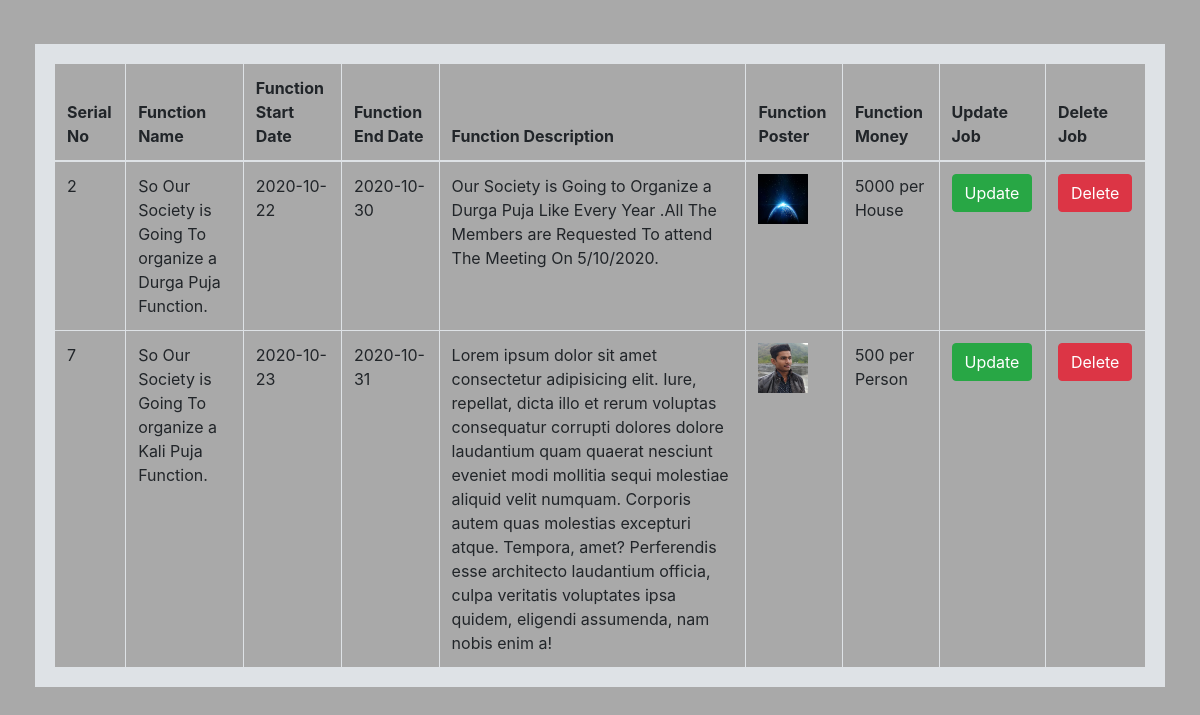
Page /view_function.php (signed in) on the committed database.
### tables this page shows
CREATE TABLE `function` (
  `function_slno` int(100) NOT NULL,
  `function_name` varchar(100) NOT NULL,
  `date_of_function` varchar(100) NOT NULL,
  `date_of_function_end` varchar(100) NOT NULL,
  `function_desp` varchar(10000) NOT NULL,
  `function_poster` varchar(100) NOT NULL,
  `function_money` varchar(500) NOT NULL
);

### view_function.php (the view, shortened to what this page needs)
<?php
    include 'dbconn.php';
if(!isset($_SESSION['loggedin']) && $_SESSION['user']=="admin"){
echo '
<div class="alert alert-danger" role="alert">
Login First
</div>';
}
else if(isset($_SESSION['loggedin']) && $_SESSION['user']==null){
    echo '
    <div class="alert alert-danger" role="alert">
    You are not an Admin
    </div>';
}
else if(!isset($_SESSION['loggedin']) && $_SESSION['user']==null){
    echo '
    <div class="alert alert-danger" role="alert">
    Login First
    </div>';
    }
    else{
?>
<!doctype html>
<html lang="en">
<head>
    <link rel="stylesheet" href="https://stackpath.bootstrapcdn.com/bootstrap/4.5.2/css/bootstrap.min.css"
>
</head>
<body style="background-color: darkgray;">
    <div class="container-fluid">
        <div class="card-body" style="overflow-x:auto;">
        <table class="table table-bordered my-4" style="border-width: 20px; ">
            <thead style="background-color:darkgray;">
                <tr>
                    <th scope="col">Serial No</th>
                    <th scope="col">Function Name</th>
                    <th scope="col">Function Start Date</th>
                    <th scope="col">Function End Date</th>
                    <th scope="col">Function Description</th>
                    <th scope="col">Function Poster</th>
                    <th scope="col">Function Money</th>
                    <th scope="col">Update Job</th>
                    <th scope="col">Delete Job</th>
                </tr>
            </thead>
            <tbody>
                <?php
$sql="select * from `function`";
$result=mysqli_query($conn,$sql);
while($row=mysqli_fetch_assoc($result)){
echo ' <tr>
<td>'.$row['function_slno'].'</td>
<td>'.$row['function_name'].'</td>
<td>'.$row['date_of_function'].'</td>
<td>'.$row['date_of_function_end'].'</td>
<td>'.$row['function_desp'].'</td>
<td><img src="Function/'.$row['function_poster'].'" alt="" height="50" width="50"></td>
<td>'.$row['function_money'].'</td>
<td> <a href="update_function.php?function_id='.$row['function_slno'].'"><button type="button" class="btn btn-success">Update</button></td></a>
<td><a href="delete_function.php?function_id='.$row['function_slno'].'"><button type="button" class="btn btn-danger">Delete</button></td></a>
</tr>';
}
?>
            </tbody>
        </table>
        </div>
    </div>
    <?php }?>
</body>
</html>

### view_function.php (style rules this page uses)
td, th { border: 1px solid #dddddd; text-align: left; padding: 8px; }

### rows in the picture
function: function_slno "2", function_name "So Our Society is Going To organize a Durga Puja Function.", date_of_function "2020-10-22", date_of_function_end "2020-10-30", function_desp "Our Society is Going to Organize a Durga Puja Like Every Year .All The Members are Requested To attend The Meeting On 5/10/2020.", function_poster (picture), function_money "5000 per House"
function: function_slno "7", function_name "So Our Society is Going To organize a Kali Puja Function.", date_of_function "2020-10-23", date_of_function_end "2020-10-31", function_desp "Lorem ipsum dolor sit amet consectetur adipisicing elit. Iure, repellat, dicta illo et rerum voluptas consequatur corrupti dolores dolore laudantium quam quaerat nesciunt eveniet modi mollitia sequi molestiae aliquid velit numquam. Corporis autem quas molestias excepturi atque. Tempora, amet? Perferendis esse architecto laudantium officia, culpa veritatis voluptates ipsa quidem, eligendi assumenda, nam nobis enim a!", function_poster (picture), function_money "500 per Person"
